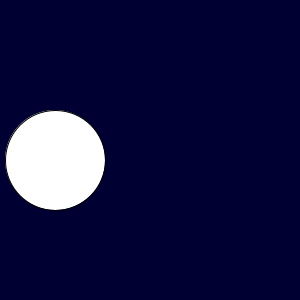
Frame 1 (no input)
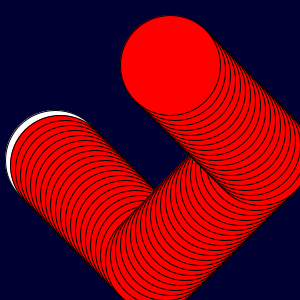
Frame 60 (the mouse pressed at the canvas centre just before this capture)
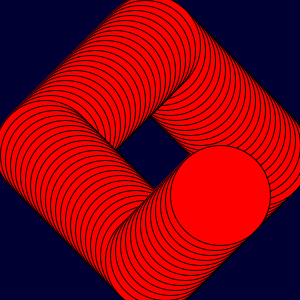
Frame 120 (the mouse held since frame 60 and released just before this capture)

The Processing sketch that drew these frames (run headless with seeded random() and noise(); from frame 60 on, the mouse is pressed at the canvas centre):

// Processing sketch: HelloProcessing
// ── HelloProcessing.pde
int x = 50;
int xDirection = 5;
int y = 155;
int yDirection = 5;
void setup() {
size(300, 300);
background(0, 0, 50);
}

void draw() {
if(x > 255){
  xDirection = -5;
}
else if(x < 50){
  xDirection = 5;
}
x = x + xDirection;

if(y > 255){
  yDirection = -5;
}
else if(y < 50){
  yDirection = 5;
}
y = y + yDirection;

ellipse(x, y, 100, 100);
fill(255, 0, 0);
println("Hello world.");
}
